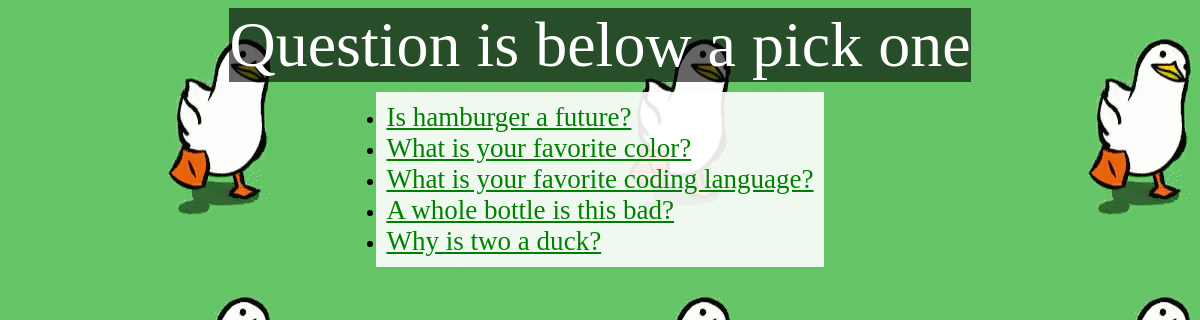
Screenshot of /polls/ with the database file from the repository.
### polls/models.py (models this page shows, shortened)
class Question(models.Model):
    question_text = models.CharField(max_length=200)
    pub_date = models.DateTimeField('date published')

### polls/views.py (the view)
class IndexView(generic.ListView):
    template_name = 'polls/index.html'
    context_object_name = 'latest_question_list'
    def get_queryset(self):
        return Question.objects.order_by('-pub_date')[:5]

### polls/templates/polls/index.html (shortened to what this page needs)
<!DOCTYPE html>
<html lang="en">
<head>
    {% load static %}
    <link rel="stylesheet" type="text/css" href="{% static 'polls/style.css' %}"/>
</head>
<body>
    <div class="questions">
        Question is below a pick one
    </div>
    {% if latest_question_list %}
        <ul class="easyreader">
            {% for question in latest_question_list %}
            <li>
                <a href="{% url 'polls:detail' question.id %}">
                    {{ question.question_text }}
                </a>
            </li>
            {% endfor %}
        </ul>
    {% else %}
        <p class="easyreader"> No polls are available. </p>
    {% endif %}
</body>
</html>

### polls/static/polls/style.css (style rules this page uses)
li a { color: green; font-size: 130%; padding-top: 10px; }
body { display: flex; flex-direction: column; align-items: center; background: white url("images/background.gif"); }
.easyreader { background-color: rgba(255, 255, 255, 0.9); font-size: 130%; padding: 10px; margin: 10px; }
.questions { color: white; background-color: rgba(0, 0, 0, 0.6); font-size: 400%; }

### rows the page displays
Question: question_text "Is hamburger a future?"
Question: question_text "What is your favorite color?"
Question: question_text "What is your favorite coding language?"
Question: question_text "A whole bottle is this bad?"
Question: question_text "Why is two a duck?"
